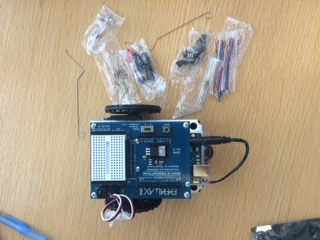
#> input picture arduino1.JPG, 320 x 240 px, given in place of babka.jpg, which was not available
$ python colors.py
#> lines starting #> are read from the running program, lines starting #| are printed output that depends on the picture; pictures that were not available may be replaced by others from this repository, and a replacement may not be noted
#importing from image library
from PIL import Image
#RGB values for recoloring oncoe we know the intensity.
darkBlue = (0, 51, 76)
red = (217, 26, 33)
lightBlue = (112, 150, 158)
yellow = (252, 227, 166)
#import image.
my_image = Image.open ("babka.jpg") #finds image on comp
#> my_image is the input picture: PIL image 320x240 RGB; mean R, G, B 171.3, 159.1, 137.6
image_list = my_image.getdata() #finds the rgb value of every picture--> basically get data means it will get the rgb values
image_list = list(image_list) #takes the rgb values and makes it a list
#> image_list = 76800 items

recolored = [] #list that will hold the pixel data for the new image
    #a pixel is a list
for pixel in (image_list):
    #find the intensity
    intensity = pixel[0] + pixel[1] + pixel[2] #do this because using the index to take the value of each place holder in the list and the r is in the zero index green is in the 1 index and blue is in the 2 index
    #compare intensity to the values in student pormpt
    if intensity <= 182:
        pixel = darkBlue
    if intensity > 182 and intensity <= 364:
        pixel = red
    if intensity > 364 and intensity <= 546:
        pixel = lightBlue
    if intensity > 546:
        pixel = yellow

    #assign a new color to the pixel based on intensity
    recolored.append(pixel)
#> this loop made 76800 passes
#> intensity on passes 1 to 12: 553, 562, 553, 556, 541, 541, 535, 526, 539, 533, 520, 535
#> intensity on passes 61 to 66: 491, 479, 500, 500, 482, 464
#> after the loop, recolored = 76800 items

#create a new image using the recolored list. Display and save the image
new_image = Image.new ("RGB", my_image.size) #creates a new image that will be the same size as the original image
#> new_image: PIL image 320x240 RGB; every value is 0
new_image.putdata(recolored) #adds the data from the recolored list to the image
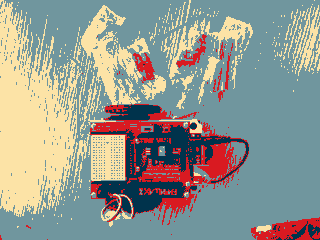
#> new_image: PIL image 320x240 RGB; mean R, G, B 148.4, 152.5, 144
new_image.show() #show the new image on the screen
new_image.save ("recolored.jpg", "jpeg") #save the new image as "recolored.jpg"

$ run again, on arduino2.JPG
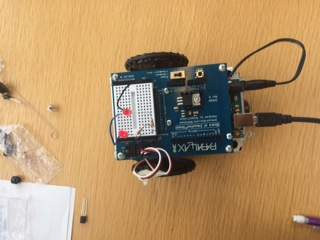
#> input picture arduino2.JPG, 320 x 240 px, given in place of babka.jpg, which was not available
#> my_image is the input picture: PIL image 320x240 RGB; mean R, G, B 179.5, 146, 103.2
#> image_list = 76800 items
#> the loop `for pixel in (image_list):` made 76800 passes
#> intensity on passes 1 to 8: 597, 573, 564, 579, 546, 558, 591, 567
#> `new_image.putdata(recolored)`:
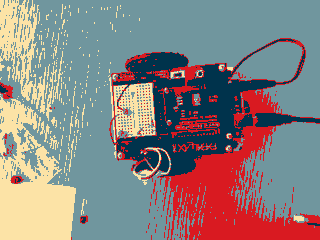
#> new_image: PIL image 320x240 RGB; mean R, G, B 136.6, 130.4, 129.7
